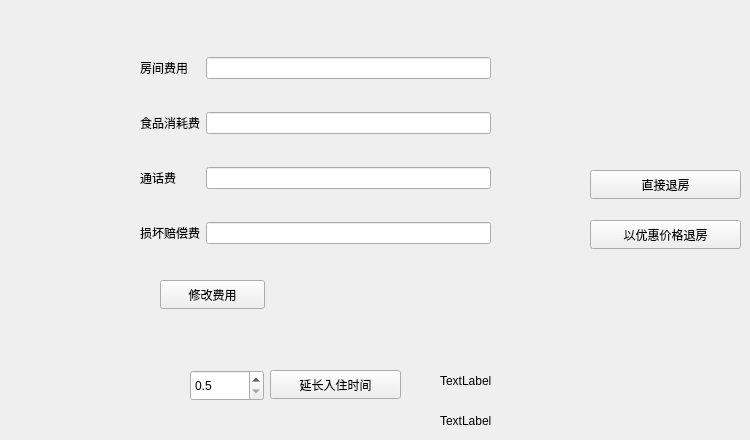
            <widget class="QWidget" name="page_3">
             <property name="mouseTracking">
              <bool>true</bool>
             </property>
             <widget class="QPushButton" name="btnAddCost">
              <property name="geometry">
               <rect>
                <x>160</x>
                <y>280</y>
                <width>105</width>
                <height>29</height>
               </rect>
              </property>
              <property name="mouseTracking">
               <bool>true</bool>
              </property>
              <property name="text">
               <string>修改费用</string>
              </property>
             </widget>
             <widget class="QPushButton" name="btnLeave">
              <property name="geometry">
               <rect>
                <x>590</x>
                <y>170</y>
                <width>151</width>
                <height>29</height>
               </rect>
              </property>
              <property name="mouseTracking">
               <bool>true</bool>
              </property>
              <property name="text">
               <string>直接退房</string>
              </property>
             </widget>
             <widget class="QPushButton" name="delayBtn">
              <property name="geometry">
               <rect>
                <x>270</x>
                <y>370</y>
                <width>131</width>
                <height>29</height>
               </rect>
              </property>
              <property name="text">
               <string>延长入住时间</string>
              </property>
             </widget>
             <widget class="QDoubleSpinBox" name="delaySpinBox">
              <property name="geometry">
               <rect>
                <x>190</x>
                <y>370</y>
                <width>74</width>
                <height>31</height>
               </rect>
              </property>
              <property name="decimals">
               <number>1</number>
              </property>
              <property name="minimum">
               <double>0.500000000000000</double>
              </property>
              <property name="singleStep">
               <double>0.500000000000000</double>
              </property>
              <property name="value">
               <double>0.500000000000000</double>
              </property>
             </widget>
             <widget class="QLabel" name="delayLabel">
              <property name="geometry">
               <rect>
                <x>440</x>
                <y>370</y>
                <width>281</width>
                <height>21</height>
               </rect>
              </property>
              <property name="text">
               <string>TextLabel</string>
              </property>
             </widget>
             <widget class="QLabel" name="delayPriceLabel">
              <property name="geometry">
               <rect>
                <x>440</x>
                <y>410</y>
                <width>291</width>
                <height>21</height>
               </rect>
              </property>
              <property name="text">
               <string>TextLabel</string>
              </property>
             </widget>
             <widget class="QWidget" name="layoutWidget">
              <property name="geometry">
               <rect>
                <x>140</x>
                <y>30</y>
                <width>351</width>
                <height>241</height>
               </rect>
              </property>
              <layout class="QGridLayout" name="gridLayout_5">
               <item row="0" column="0">
                <widget class="QLabel" name="label_35">
                 <property name="text">
                  <string>房间费用</string>
                 </property>
                </widget>
               </item>
               <item row="0" column="1">
                <widget class="QLineEdit" name="costEdit"/>
               </item>
               <item row="1" column="0">
                <widget class="QLabel" name="label_10">
                 <property name="text">
                  <string>食品消耗费</string>
                 </property>
                </widget>
               </item>
               <item row="1" column="1">
                <widget class="QLineEdit" name="cost1Edit"/>
               </item>
               <item row="2" column="0">
                <widget class="QLabel" name="label_11">
                 <property name="mouseTracking">
                  <bool>true</bool>
                 </property>
                 <property name="text">
                  <string>通话费</string>
                 </property>
                </widget>
               </item>
               <item row="2" column="1">
                <widget class="QLineEdit" name="cost2Edit"/>
               </item>
               <item row="3" column="0">
                <widget class="QLabel" name="label_12">
                 <property name="text">
                  <string>损坏赔偿费</string>
                 </property>
                </widget>
               </item>
               <item row="3" column="1">
                <widget class="QLineEdit" name="cost3Edit"/>
               </item>
              </layout>
             </widget>
             <widget class="QPushButton" name="BtnLeave2">
              <property name="geometry">
               <rect>
                <x>590</x>
                <y>220</y>
                <width>151</width>
                <height>29</height>
               </rect>
              </property>
              <property name="text">
               <string>以优惠价格退房</string>
              </property>
             </widget>
            </widget>
